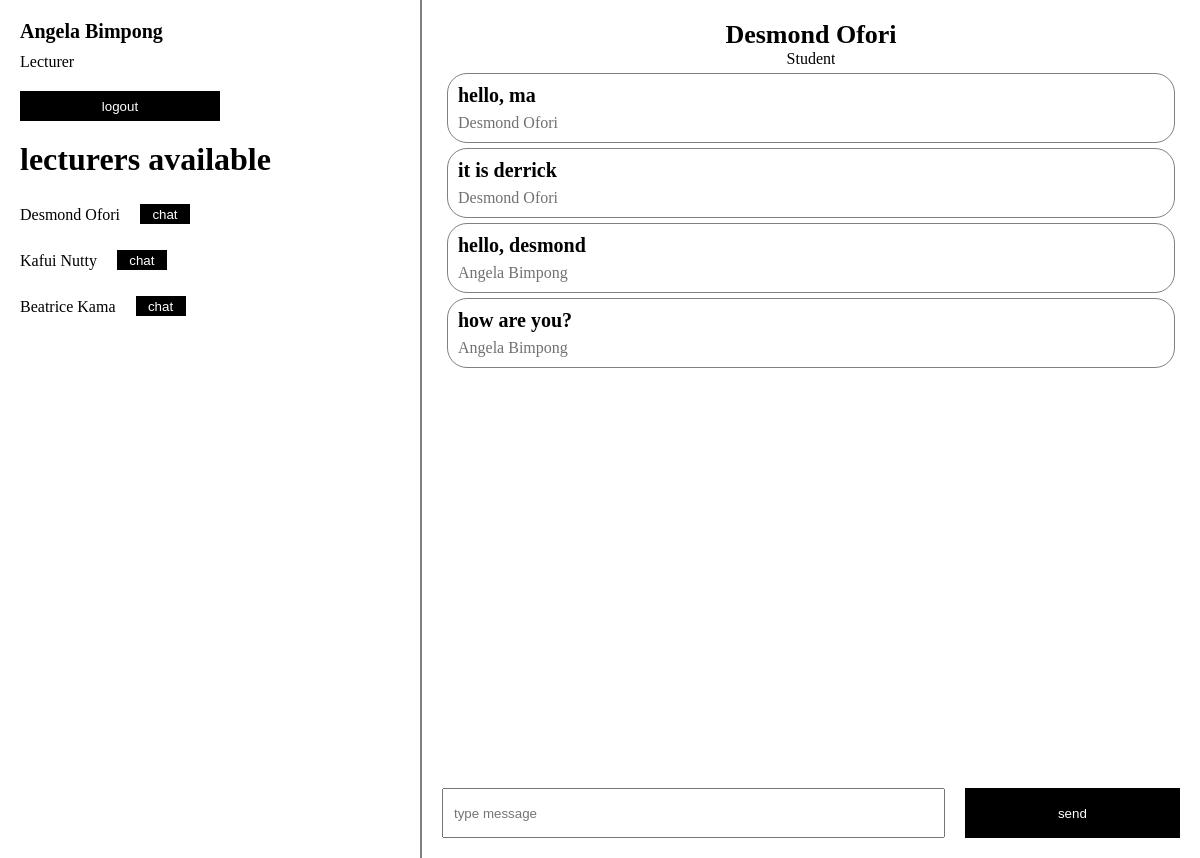
Screenshot of /chat.php?oomfid=9696565Stu (signed in) with the database file from the repository.
### tables this page shows
CREATE TABLE `users` (
  `id` int(11) NOT NULL,
  `unique_id` varchar(255) NOT NULL,
  `fname` varchar(255) NOT NULL,
  `lname` varchar(255) NOT NULL,
  `username` varchar(255) NOT NULL,
  `password` varchar(255) NOT NULL,
  `status` varchar(255) NOT NULL,
  `role` varchar(255) NOT NULL
);

CREATE TABLE `messages` (
  `id` int(11) NOT NULL,
  `message_id` varchar(255) NOT NULL,
  `sender_id` varchar(255) NOT NULL,
  `receiver_id` varchar(255) NOT NULL,
  `message` varchar(255) NOT NULL,
  `receiver_name` varchar(255) NOT NULL,
  `sender_name` varchar(255) NOT NULL
);

### chat.php (the view, shortened to what this page needs)
<?php
include './connection.php';
$username= $_SESSION['username'];
$sql= "SELECT * FROM `users` WHERE username= '$username'";
$result= mysqli_query($con,$sql);
$row= mysqli_fetch_assoc($result);
$fname= $row['fname'];
$lname= $row['lname'];
$user_id= $row['unique_id'];
$fullname = $fname." ".$lname;
$role=$row['role'];
$id = $_GET['oomfid'];
$sqlview= "SELECT * from `users` WHERE unique_id= '$id'";
$resultview=mysqli_query($con,$sqlview);
$rowview=mysqli_fetch_assoc($resultview);
$firstname=$rowview['fname'];
$lastname=" ".$rowview['lname'];
$lecturerName = $firstname.$lastname;
$lecRole=$rowview['role'];
?>
<!DOCTYPE html>
<html lang="en">
<head>
    <link rel="stylesheet" href="chat12.css">
</head>
<body>
    <div class="container">
        <div class="left">
            <div class="profile">
                <p class="name"><?php echo $fullname;?></p>
                <p class="role"><?php echo $role;?></p>
            </div>
            <button onclick="location.href='./logout.php'">logout</button>
            <div class="others">
                <p class="side-title">lecturers available</p>
                <div class="list">
                    <?php
                        include './connection.php';
                        $sqldisplay= "SELECT * FROM `users` WHERE NOT role='$role'";
                        $resultdisplay= mysqli_query($con, $sqldisplay);
                        if($resultdisplay){
                        while($rowdisplay=mysqli_fetch_assoc($resultdisplay)){
                            $unique_id=$rowdisplay['unique_id'];
                            $firstname=$rowdisplay['fname'];
                            $lastname=" ".$rowdisplay['lname'];
                            $fullname=$firstname.$lastname;
                            echo"
                            <div class=\"person\">
                                <div class=\"person-top\">
                                    <img src=\"\" alt=\"\">
                                    <p class=\"person-name\">$fullname</p>
                                </div>
                                <button onclick=\"location.href = 'chat.php?oomfid=".$unique_id."'\">chat</button>
                            </div>
                            ";
                        }
                        }
        ?>
                </div>
            </div>
        </div>
        <div class="right">
            <div class="right-top">
                <p class="name"><?php echo $lecturerName;?></p>
                <p class="role"><?php echo $lecRole;?></p>
            </div>
            <div class="right-chat">
                <?php
                    include './connection.php';
                    $sqldisplay= "SELECT * FROM `messages` WHERE ( sender_id='$user_id' AND receiver_id='$id') OR ( sender_id='$id' AND receiver_id='$user_id')";
                    $resultdisplay= mysqli_query($con, $sqldisplay);
                    if($resultdisplay){
                    while($rowdisplay=mysqli_fetch_assoc($resultdisplay)){
                        $received=$rowdisplay['message'];
                        $sender_nametext=$rowdisplay['sender_name'];
                        echo"
                            <div class=\"chat\">
                                <div class=\"message\">$received</div>
                                <div class=\"by\">$sender_nametext</div>
                            </div>
                        ";
                    }
                    }
                ?>
            </div>
            <div class="message-box">
                <form action="./chat.php?oomfid=<?php echo $id;?>" method="post">
                    <input type="text" name="message" id="message" placeholder="type message">
                    <input type="submit" value="send" name="submit">
                </form>
            </div>
        </div>
    </div>
</body>
</html>

### chat12.css (style rules this page uses)
* { margin: 0; padding: 0; box-sizing: border-box; text-decoration: none; overflow-x: hidden; }
.container { display: flex; width: 100vw; min-height: 100vh; justify-content: space-between; }
.left { width: 35vw; display: flex; flex-direction: column; gap: 20px; padding: 20px; }
.profile { display: flex; flex-direction: column; align-items: flex-start; gap: 10px; }
.name { font-weight: bold; font-size: 20px; }
.role { font-weight: lighter; text-transform: capitalize; }
.left button { width: 200px; background-color: black; color: white; height: 30px; border: none; cursor: pointer; }
.others { display: flex; flex-direction: column; gap: 10px; }
.others .side-title { font-weight: bolder; font-size: 32px; }
.list { display: flex; flex-direction: column; align-items: flex-start; gap: 10px; }
.person { display: flex; align-items: flex-end; justify-content: space-between; gap: 20px; }
.person button { width: 50px; height: 20px; cursor: pointer; }
.right { width: 65vw; min-height: 90vh; display: flex; flex-direction: column; align-items: center; padding: 20px; border-left: 2px solid gray; justify-content: space-between; }
.right-top { display: flex; flex-direction: column; align-items: center; width: 100%; }
.right-top .name { font-size: 26px; }
.right-chat { width: 100%; min-height: 90vh; display: flex; flex-direction: column; align-items: flex-start; padding: 5px; gap: 5px; }
.chat { display: flex; flex-direction: column; align-items: flex-start; gap: 7px; width: 100%; padding: 10px; border: 1px solid gray; border-radius: 20px; }
.chat .message { font-weight: bold; font-size: 20px; }
.chat .by { text-transform: capitalize; color: rgb(113, 113, 113); }
.message-box { width: 100%; display: flex; align-items: center; justify-content: center; }
.message-box form { display: flex; align-items: center; justify-content: center; gap: 20px; width: 100%; }
.message-box form input { height: 50px; }
.message-box form input:first-child { width: 70%; padding: 10px; }
.message-box form input:last-child { width: 30%; color: white; background-color: black ; border: none; }

### rows the page displays
users: fullname "Angela Bimpong", role "Lecturer"
users: fullname "Desmond Ofori", lecturerName "Desmond Ofori", role "Student"
users: fullname "Kafui Nutty"
users: fullname "Beatrice Kama"
messages: message "hello, ma", sender_name "Desmond Ofori"
messages: message "it is derrick", sender_name "Desmond Ofori"
messages: message "hello, desmond", sender_name "Angela Bimpong"
messages: message "how are you?", sender_name "Angela Bimpong"
